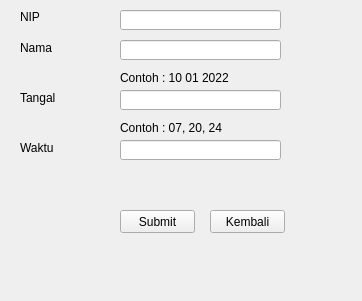
<?xml version="1.0" encoding="UTF-8"?>
<ui version="4.0">
 <class>masuk</class>
 <widget class="QWidget" name="masuk">
  <property name="geometry">
   <rect>
    <x>0</x>
    <y>0</y>
    <width>362</width>
    <height>301</height>
   </rect>
  </property>
  <property name="windowTitle">
   <string>Form</string>
  </property>
  <widget class="QPushButton" name="MSubmit">
   <property name="geometry">
    <rect>
     <x>120</x>
     <y>210</y>
     <width>75</width>
     <height>23</height>
    </rect>
   </property>
   <property name="text">
    <string>Submit</string>
   </property>
  </widget>
  <widget class="QLineEdit" name="nip">
   <property name="geometry">
    <rect>
     <x>120</x>
     <y>10</y>
     <width>161</width>
     <height>20</height>
    </rect>
   </property>
   <property name="text">
    <string/>
   </property>
  </widget>
  <widget class="QLabel" name="label_3">
   <property name="geometry">
    <rect>
     <x>20</x>
     <y>10</y>
     <width>47</width>
     <height>13</height>
    </rect>
   </property>
   <property name="text">
    <string>NIP</string>
   </property>
  </widget>
  <widget class="QLabel" name="label_4">
   <property name="geometry">
    <rect>
     <x>20</x>
     <y>40</y>
     <width>81</width>
     <height>16</height>
    </rect>
   </property>
   <property name="text">
    <string>Nama</string>
   </property>
  </widget>
  <widget class="QPushButton" name="MKembali">
   <property name="geometry">
    <rect>
     <x>210</x>
     <y>210</y>
     <width>75</width>
     <height>23</height>
    </rect>
   </property>
   <property name="text">
    <string>Kembali</string>
   </property>
  </widget>
  <widget class="QLineEdit" name="nama">
   <property name="geometry">
    <rect>
     <x>120</x>
     <y>40</y>
     <width>161</width>
     <height>20</height>
    </rect>
   </property>
   <property name="text">
    <string/>
   </property>
  </widget>
  <widget class="QLineEdit" name="tanggal">
   <property name="geometry">
    <rect>
     <x>120</x>
     <y>90</y>
     <width>161</width>
     <height>20</height>
    </rect>
   </property>
   <property name="text">
    <string/>
   </property>
  </widget>
  <widget class="QLabel" name="label_5">
   <property name="geometry">
    <rect>
     <x>20</x>
     <y>90</y>
     <width>81</width>
     <height>16</height>
    </rect>
   </property>
   <property name="text">
    <string>Tangal</string>
   </property>
  </widget>
  <widget class="QLabel" name="label_6">
   <property name="geometry">
    <rect>
     <x>20</x>
     <y>140</y>
     <width>81</width>
     <height>16</height>
    </rect>
   </property>
   <property name="text">
    <string>Waktu</string>
   </property>
  </widget>
  <widget class="QLineEdit" name="waktu">
   <property name="geometry">
    <rect>
     <x>120</x>
     <y>140</y>
     <width>161</width>
     <height>20</height>
    </rect>
   </property>
   <property name="text">
    <string/>
   </property>
  </widget>
  <widget class="QLabel" name="label_7">
   <property name="geometry">
    <rect>
     <x>120</x>
     <y>70</y>
     <width>151</width>
     <height>16</height>
    </rect>
   </property>
   <property name="text">
    <string>Contoh : 10 01 2022</string>
   </property>
  </widget>
  <widget class="QLabel" name="label_8">
   <property name="geometry">
    <rect>
     <x>120</x>
     <y>120</y>
     <width>151</width>
     <height>16</height>
    </rect>
   </property>
   <property name="text">
    <string>Contoh : 07, 20, 24</string>
   </property>
  </widget>
 </widget>
 <resources/>
 <connections/>
</ui>
